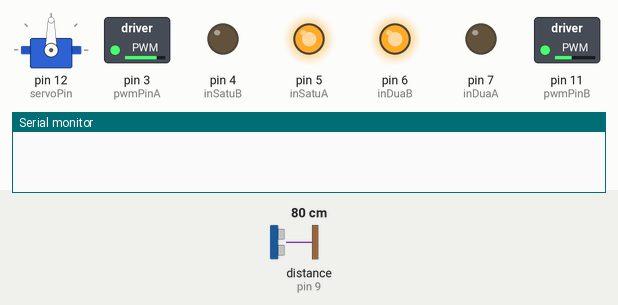
Recording of a sketch running on a simulated Arduino Uno, built with avr-gcc and run on an emulated ATmega328P. Parts: servo, switched loads named in the sketch (green lamp = pin HIGH), output pins drawn as LEDs (lit = HIGH), the last lines printed to the serial monitor. Wiring (inferred from the names in the program): ultrasonic range finder: trigger pin 8; echo pin 9. The test bench sets the inputs (shaded band); at power-on: distance to the obstacle (sensor on pin 9) 80 cm. The echo pulse lasts 58.3 µs per cm; pins used as bus, display or sensor lines are not drawn.

Above: at 1.2 s.
1.3 s: distance to the obstacle (sensor on pin 9) set to 33 cm
2.8 s: distance to the obstacle (sensor on pin 9) set to 29 cm
At 3.7 s:
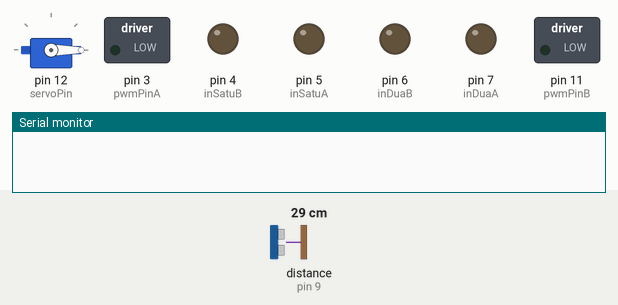
5.8 s: distance to the obstacle (sensor on pin 9) set to 35 cm
At 7.9 s:
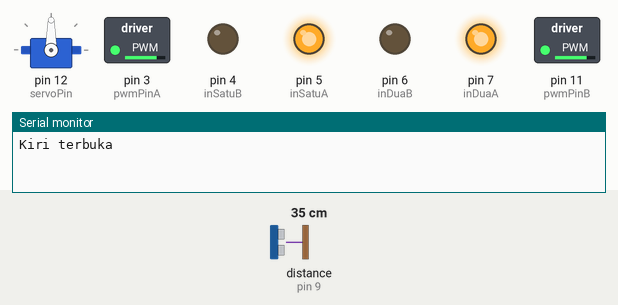
8.8 s: distance to the obstacle (sensor on pin 9) set to 2 cm
At 11.6 s:
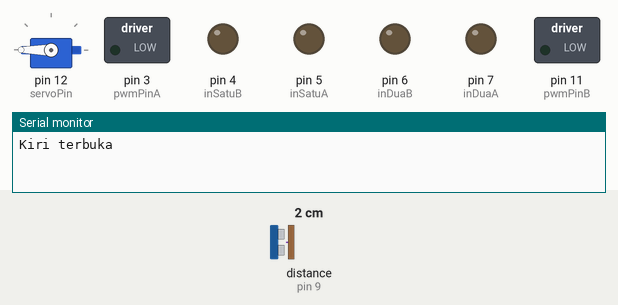
11.8 s: distance to the obstacle (sensor on pin 9) set to 60 cm
At 14.6 s:
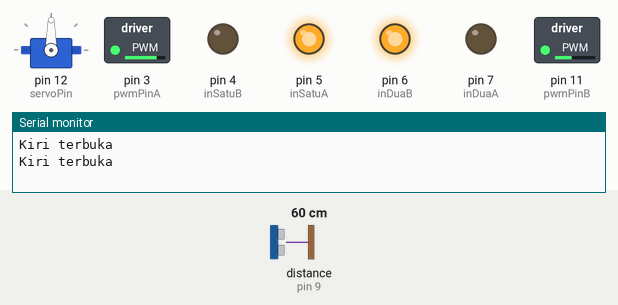
Timing chart, 0 to 15.8 s (numbered marks = the images above; inputs shaded):
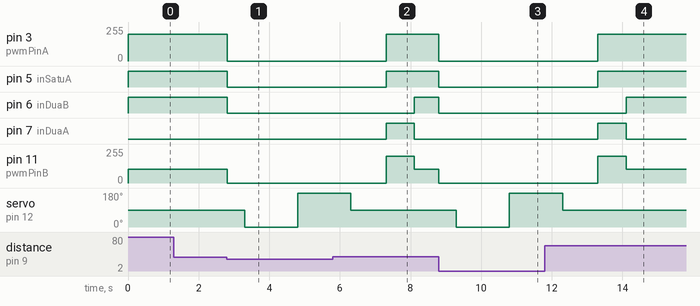

The sketch:

robot_halangan.ino
```cpp
#include <Servo.h>

int echoPin = 9;
int trigPin = 8;
int pwmPinA = 3;
int pwmPinB = 11;
int inSatuA = 5;
int inSatuB = 4;
int inDuaA = 7;
int inDuaB = 6;
int servoPin = 12;

long duration;
int distance;
int pwmA = 200;
int pwmB = 105;
int pwmPelanA = 200;
int pwmPelanB = 105;
int kiri = 0;
int kanan = 0;
int jumlahKanan = 0;
Servo servo;

void setup() {
  pinMode(trigPin, OUTPUT);
  pinMode(echoPin, INPUT);
  pinMode(inSatuA, OUTPUT);
  pinMode(inSatuB, OUTPUT);
  pinMode(inDuaA, OUTPUT);
  pinMode(inDuaB, OUTPUT);
  pinMode(pwmPinA, OUTPUT);
  pinMode(pwmPinB, OUTPUT);
  Serial.begin(9600);
  servo.attach(servoPin);
  servo.write(90);
}

void sensorOn() {
  digitalWrite(trigPin, LOW);
  delayMicroseconds(2);
  digitalWrite(trigPin, HIGH);
  delayMicroseconds(10);
  digitalWrite(trigPin, LOW);
  duration = pulseIn(echoPin, HIGH);
  distance = duration * 0.034 / 2;
//  Serial.print("Distance: ");
//  Serial.print(distance);
//  Serial.println(" cm");
}

void maju() {
  digitalWrite(inSatuA, HIGH);
  digitalWrite(inSatuB, LOW);
  digitalWrite(inDuaA, LOW);
  digitalWrite(inDuaB, HIGH);
  analogWrite(pwmPinA, pwmA);
  analogWrite(pwmPinB, pwmB);
}

void majuPelan() {
  analogWrite(pwmPinA, pwmPelanA);
  analogWrite(pwmPinB, pwmPelanB);
  digitalWrite(inSatuA, HIGH);
  digitalWrite(inSatuB, LOW);
  digitalWrite(inDuaA, LOW);
  digitalWrite(inDuaB, HIGH);
}

void majuKiri() {
  analogWrite(pwmPinA, 200);
  analogWrite(pwmPinB, 200);
  digitalWrite(inSatuA, HIGH);
  digitalWrite(inSatuB, LOW);
  digitalWrite(inDuaA, HIGH);
  digitalWrite(inDuaB, LOW);
  delay(800);
}

void majuKanan() {
  analogWrite(pwmPinA, 200);
  analogWrite(pwmPinB, 200);
  digitalWrite(inSatuA, LOW);
  digitalWrite(inSatuB, HIGH);
  digitalWrite(inDuaA, LOW);
  digitalWrite(inDuaB, HIGH);
  jumlahKanan++;
  delay(640);
}

void mundur() {
  analogWrite(pwmPinA, 160);
  analogWrite(pwmPinB, 150);
  digitalWrite(inSatuA, LOW);
  digitalWrite(inSatuB, HIGH);
  digitalWrite(inDuaA, HIGH);
  digitalWrite(inDuaB, LOW);
  delay(2000);
}

void servoOn() {
  delay(500);
  servo.write(0);
  delay(1000);
  sensorOn();
  if(distance >= 30) {
    kanan = 0;
  }
  if(distance < 30) {
    kanan = 1;
  }
  delay(500);
  servo.write(180);
  delay(1000);
  sensorOn();
  if(distance >= 30) {
    kiri = 0;
  }
  if(distance < 30) {
    kiri = 1;
  }
  delay(500);
  servo.write(90);
  delay(1000);
}

void henti() {
  digitalWrite(inSatuA, LOW);
  digitalWrite(inSatuB, LOW);
  digitalWrite(inDuaA, LOW);
  digitalWrite(inDuaB, LOW);
  analogWrite(pwmPinA, 0);
  analogWrite(pwmPinB, 0);
}

void loop() {
  sensorOn();
  if(distance >= 100) {
    maju();
  }
  if((distance > 30)&&(distance < 100)) {
    majuPelan();
  }
  if((distance >= 1)&&(distance <= 30)) {
    henti();
    servoOn();
    if((kiri == 0)&&(kanan == 0)) {
      Serial.println("Kiri dan Kanan terbuka");
      majuKanan();
    } else if((kiri == 0)&&(kanan == 1)) {
      Serial.println("Kiri terbuka");
      majuKiri();
      kanan = 0;
    } else if((kiri == 1)&&(kanan == 0)) {
      Serial.println("Kanan terbuka");
      majuKanan();
      kiri = 0;
    } else if((kiri == 1)&&(kanan == 1)) {
      Serial.println("Kanan dan Kiri tertutup");
      mundur();
      kiri = 0;
      kanan = 0;
    }
  }
  if(jumlahKanan == 5) {
    majuKiri();
    delay(1300);
    jumlahKanan = 0;
  }
}
```

Measured:
- the behaviour switches between 32 and 31 cm on distance to the obstacle (sensor on pin 9) (found by bisection; images 0 and 1)
- after the input at 1.3 s, every drawn part: stays the same
- after the input at 2.8 s, pin 3 (pwmPinA): 200/255 → 0/255 at once; pin 5 (inSatuA), pin 6 (inDuaB): HIGH → LOW at once; pin 11 (pwmPinB): 105/255 → 0/255 at once; servo on pin 12 (servoPin): 90° → 0° after 0.50 s, → 180° 1.5 s later
- after the input at 5.8 s, pin 4 (inSatuB): stays LOW (without the input it goes to HIGH after 1.5 s); pin 5 (inSatuA): LOW → HIGH after 1.5 s; pin 6 (inDuaB): LOW → HIGH after 2.3 s; pin 11 (pwmPinB): 0/255 → 200/255 after 1.5 s, → 105/255 0.80 s later
- after the input at 8.8 s, pin 3 (pwmPinA): 200/255 → 0/255 at once; pin 5 (inSatuA), pin 6 (inDuaB): HIGH → LOW at once; pin 11 (pwmPinB): 105/255 → 0/255 at once; servo on pin 12 (servoPin): 90° → 0° after 0.50 s, → 180° 1.5 s later
- after the input at 11.8 s, pin 3 (pwmPinA): goes on until 13.3 s, then stays 200/255; pin 4 (inSatuB): stays LOW (without the input it goes to HIGH after 1.5 s); pin 5 (inSatuA): LOW → HIGH after 1.5 s; pin 6 (inDuaB): LOW → HIGH after 2.3 s
